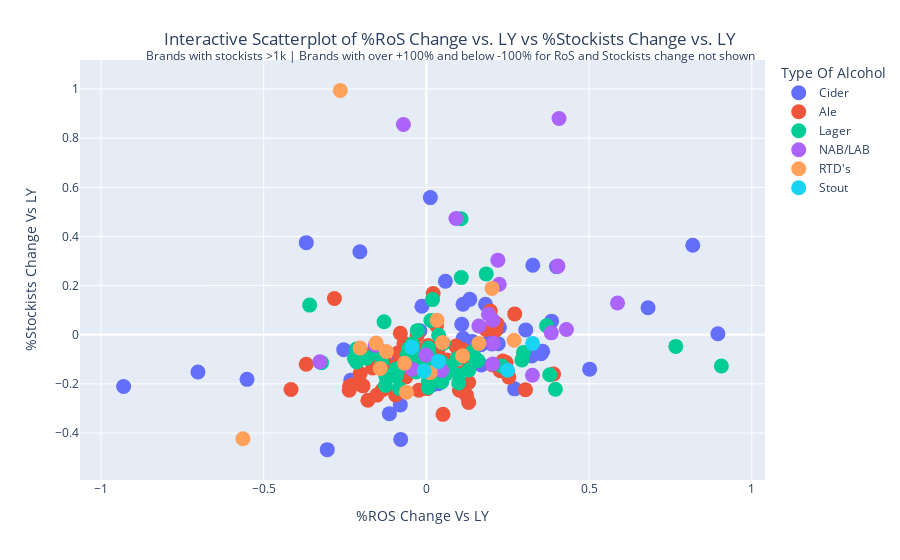

Notebook cell for this chart:
### Code cell
import plotly.express as px

# Create scatterplot with Plotly
fig = px.scatter(filtered_ros_stockists, x='%ROS Change Vs LY', y='%Stockists Change Vs LY', color='Type Of Alcohol', hover_data=['Brand', "Country"])

# Update the size of the markers
fig.update_traces(marker=dict(size=15))  # Set all markers to a size of 15

# Customize the layout
fig.update_layout(
        title={
        'text': "Interactive Scatterplot of %RoS Change vs. LY vs %Stockists Change vs. LY<br><sup>Brands with stockists >1k | Brands with over +100% and below -100% for RoS and Stockists change not shown</sup>",
        'y':0.92,
        'x':0.5,
        'xanchor': 'center',
        'yanchor': 'top'
    },
    xaxis_title='%ROS Change Vs LY',
    yaxis_title='%Stockists Change Vs LY'
)

# Show the plot
fig.show()


# Save the plot as an HTML file
#fig.write_html("interactive_scatterplot.html")

### Figure 1 — Plotly figure (JSON) as saved in the notebook; plotly's stock layout.template omitted (floating-point values rounded to 4 significant figures; data arrays with more than 128 entries replaced by an {"elided": "..."} marker saying what was removed)
{"data": [{"customdata": [["Old Mout Cider Pineapple & Raspberry", "ENGLAND & WALES"], ["All Other Brewers", "ENGLAND & WALES"], ["Old Mout Cider Berries & Cherries Alcohol Free", "ENGLAND & WALES"], ["Rekorderlig Passion Fruit", "ENGLAND & WALES"], ["Rekorderlig Mango and Raspberry", "ENGLAND & WALES"], ["Westons Stowford Press", "ENGLAND & WALES"], ["All Other Brewers", "ENGLAND & WALES"], ["Carling", "ENGLAND & WALES"], ["Kopparberg Strawberry And Lime Non-Alcoholic", "ENGLAND & WALES"], ["Rekorderlig Strawberry & Lime Low Alcohol", "ENGLAND & WALES"], ["Magners", "SCOTLAND"], ["All Other Thatchers", "ENGLAND & WALES"], ["Thatchers Haze", "ENGLAND & WALES"], ["Kopparberg", "SCOTLAND"], ["Strongbow", "SCOTLAND"], ["All Other Thatchers", "ENGLAND & WALES"], ["Thatchers Haze", "ENGLAND & WALES"], ["Strongbow Dark Fruit", "SCOTLAND"], ["Magners Dark Fruit", "ENGLAND & WALES"], ["Orchard Pig Reveller", "ENGLAND & WALES"], ["Somersby Cider", "ENGLAND & WALES"], ["Rekorderlig Pear", "ENGLAND & WALES"], ["All Other Kopparberg Cider of Sweden Ltd", "ENGLAND & WALES"], ["Westons Old Rosie", "ENGLAND & WALES"], ["Orchard Thieves Apple Cider", "ENGLAND & WALES"], ["Kopparberg Passionfruit", "ENGLAND & WALES"], ["Rekorderlig Apple Cider", "ENGLAND & WALES"], ["Bulmers Orchard Pioneers Green Apple Cider", "ENGLAND & WALES"], ["Cornish Orchards Cornish Gold Cider", "ENGLAND & WALES"], ["Thatchers Dry", "ENGLAND & WALES"], ["Thatchers Katy", "ENGLAND & WALES"], ["Healeys Cornish Rattler Original", "ENGLAND & WALES"], ["Thatchers Rose", "ENGLAND & WALES"], ["All Other Molson Coors", "ENGLAND & WALES"], ["Rekorderlig Strawberry & Lime", "SCOTLAND"], ["Thatchers Traditional", "ENGLAND & WALES"], ["All Other Brewers", "ENGLAND & WALES"], ["Kopparberg Strawberry And Lime Non-Alcoholic", "SCOTLAND"], ["Old Mout Cider Passionfruit & Apple", "ENGLAND & WALES"], ["Kingstone Press", "ENGLAND & WALES"], ["All Other Westons", "ENGLAND & WALES"], ["Magners Dark Fruit", "SCOTLAND"], ["Symonds Founders Reserve", "ENGLAND & WALES"], ["All Other Westons", "ENGLAND & WALES"], ["Westons Rosies Pig Cloudy Cider", "ENGLAND & WALES"], ["Brothers", "ENGLAND & WALES"], ["Carling British Cider", "ENGLAND & WALES"], ["Rekorderlig Wild Berries", "SCOTLAND"], ["Any Other Draught Cider", "ENGLAND & WALES"], ["Old Mout Cider Berries & Cherries", "SCOTLAND"], ["Bulmers", "SCOTLAND"], ["All Other Carlsberg UK", "ENGLAND & WALES"], ["All Other Westons", "ENGLAND & WALES"], ["Kopparberg Strawberry And Lime", "ENGLAND & WALES"], ["Rekorderlig Spiced Plum", "ENGLAND & WALES"], ["Aspall Harry Sparrow Cyder", "ENGLAND & WALES"], ["Woodpecker", "ENGLAND & WALES"], ["All Other C & C Group", "ENGLAND & WALES"], ["Old Mout Cider Kiwi & Lime", "SCOTLAND"], ["Kingstone Press Wild Berry", "ENGLAND & WALES"], ["Old Mout Cider Pineapple & Raspberry", "SCOTLAND"], ["All Other Brewers", "SCOTLAND"], ["All Other Brothers Drink Company", "ENGLAND & WALES"]], "hovertemplate": "Type Of Alcohol=Cider<br>%ROS Change Vs LY=%{x}<br>%Stockists Change Vs LY=%{y}<br>Brand=%{customdata[0]}<br>Country=%{customdata[1]}<extra></extra>", "legendgroup": "Cider", "marker": {"color": "#636efa", "size": 15, "symbol": "circle"}, "mode": "markers", "name": "Cider", "orientation": "v", "showlegend": true, "type": "scatter", "x": [0.02265, -0.06195, 0.327, -0.06717, 0.03795, 0.002266, -0.08739, 0.1206, 0.1335, 0.3999, 0.1004, -0.3692, 0.03785, -0.01984, -0.07125, 0.01217, 0.2207, -0.03019, 0.03534, -0.08439, 0.1087, 0.06694, -0.2044, 0.169, -0.06147, -0.2324, 0.03629, 0.3848, 0.04044, 0.1128, -0.007156, 0.003997, 0.3526, 0.1124, 0.1954, 0.8186, -0.08049, 0.2244, 0.8959, -0.702, 0.2712, -0.2541, -0.9305, 0.6812, 0.3239, -0.3047, -0.02241, 0.168, 0.2017, 0.3054, -0.1619, 0.3574, -0.0789, 0.04203, 0.5017, 0.01738, -0.1136, -0.08013, -0.01378, -0.5512, 0.1816, 0.141, 0.05851], "xaxis": "x", "y": [0.05461, -0.111, 0.2829, -0.07134, -0.1205, -0.06032, -0.1104, -0.1654, 0.1441, 0.2774, -0.04918, 0.3748, -0.04199, 0.01615, -0.08553, 0.5582, -0.03683, -0.1107, -0.1989, -0.1101, 0.04298, -0.1432, 0.3381, -0.1228, -0.0601, -0.1847, -0.1825, 0.05538, -0.1966, -0.01395, -0.1096, -0.08711, -0.07727, 0.124, -0.02391, 0.3641, -0.08752, 0.03079, 0.004048, -0.1517, -0.2202, -0.06066, -0.2107, 0.1101, -0.08673, -0.4675, -0.1406, -0.04092, -0.03712, 0.01983, -0.06598, -0.06699, -0.4259, -0.1425, -0.1399, -0.2038, -0.3211, -0.2854, 0.1163, -0.1815, 0.1243, -0.02707, 0.2177], "yaxis": "y"}, {"customdata": {"elided": "73x2 str values"}, "hovertemplate": "Type Of Alcohol=Ale<br>%ROS Change Vs LY=%{x}<br>%Stockists Change Vs LY=%{y}<br>Brand=%{customdata[0]}<br>Country=%{customdata[1]}<extra></extra>", "legendgroup": "Ale", "marker": {"color": "#EF553B", "size": 15, "symbol": "circle"}, "mode": "markers", "name": "Ale", "orientation": "v", "showlegend": true, "type": "scatter", "x": [0.01759, -0.1253, 0.005165, 0.01602, -0.0161, -0.1106, 0.04871, -0.2826, -0.1772, 0.09946, 0.005879, -0.0801, -0.06408, 0.002402, -0.02862, 0.01502, -0.04497, 0.1965, 0.03511, 0.1117, 0.2127, 0.04252, -0.08658, -0.06317, 0.0552, -0.135, 0.02081, 0.1082, 0.06264, -0.2034, 0.04268, 0.2037, -0.07128, -0.4161, -0.03745, -0.0924, -0.02305, -0.09472, -0.1512, 0.2348, 0.03115, 0.1827, 0.2269, 0.2448, -0.3693, 0.04691, 0.3909, 0.1016, -0.1798, -0.1947, -0.06878, 0.2714, -0.06295, -0.2362, -0.1651, 0.3046, 0.109, 0.2168, 0.1298, -0.2371, 0.1299, 0.03048, -0.1717, 0.1058, 0.004006, 0.09086, 0.05104, 0.1231, 0.02619, -0.2273, 0.2534, 0.1313, -0.1521], "xaxis": "x", "y": [-0.06187, -0.113, -0.0438, -0.07747, -0.06353, -0.1447, -0.1477, 0.1476, -0.08144, -0.07179, -0.06579, 0.005963, -0.101, -0.2191, -0.004299, -0.08447, -0.1042, 0.09691, -0.06479, -0.06132, 0.01886, -0.1349, -0.07312, -0.1714, -0.143, -0.224, 0.1675, -0.1623, -0.1026, -0.158, -0.1018, -0.123, -0.1361, -0.2229, -0.0492, -0.1267, -0.226, -0.2454, -0.05295, -0.107, 0.03724, 0.02169, -0.1463, -0.1131, -0.1201, -0.1608, -0.1596, -0.2254, -0.2662, -0.2079, -0.03487, 0.08483, -0.1484, -0.2096, -0.1348, -0.2235, -0.1554, 0.0448, -0.1943, -0.2258, -0.2759, -0.1829, -0.08096, -0.2001, -0.114, -0.04616, -0.3238, -0.2458, -0.1169, -0.2044, -0.1724, -0.1236, -0.2456], "yaxis": "y"}, {"customdata": [["All Other Brewers", "ENGLAND & WALES"], ["Peroni Nastro Azzurro Gluten Free", "ENGLAND & WALES"], ["Holsten Pils", "ENGLAND & WALES"], ["Becks 4%", "ENGLAND & WALES"], ["Staropramen", "ENGLAND & WALES"], ["Blue Moon", "ENGLAND & WALES"], ["Camden Hells Lager", "ENGLAND & WALES"], ["Corona Extra", "SCOTLAND"], ["Budweiser", "SCOTLAND"], ["Peroni Nastro Azzurro", "SCOTLAND"], ["Cobra", "ENGLAND & WALES"], ["Estrella Daura", "ENGLAND & WALES"], ["Brooklyn Lager", "ENGLAND & WALES"], ["Leffe Blonde", "ENGLAND & WALES"], ["Bud Light", "ENGLAND & WALES"], ["Red Stripe", "ENGLAND & WALES"], ["Carlsberg Export", "ENGLAND & WALES"], ["Pravha", "ENGLAND & WALES"], ["Tiger", "ENGLAND & WALES"], ["Estrella Galicia", "ENGLAND & WALES"], ["Bud Budvar", "ENGLAND & WALES"], ["Birra Poretti", "ENGLAND & WALES"], ["Birra Moretti", "SCOTLAND"], ["All Other Heineken UK", "ENGLAND & WALES"], ["Kingfisher", "ENGLAND & WALES"], ["Miller Genuine Draft", "SCOTLAND"], ["Stella Artois", "SCOTLAND"], ["Modelo Especial", "ENGLAND & WALES"], ["Becks", "SCOTLAND"], ["All Other Brewers", "ENGLAND & WALES"], ["Singha", "ENGLAND & WALES"], ["Desperados", "SCOTLAND"], ["Coors Light 4.0%", "SCOTLAND"], ["All Other Heineken UK", "ENGLAND & WALES"], ["All Other Carlsberg UK", "ENGLAND & WALES"], ["Tsingtao", "ENGLAND & WALES"], ["Jubel Alpine Beer Cut With Peach", "ENGLAND & WALES"], ["All Other Budweiser Brewing Group UK&I", "ENGLAND & WALES"], ["Carling", "SCOTLAND"], ["Heineken", "SCOTLAND"], ["Sharps Offshore Pilsner", "ENGLAND & WALES"], ["Peroni Gran Riserva", "ENGLAND & WALES"], ["Peroni Red", "ENGLAND & WALES"], ["Any Other Draught Lager <4.1%", "ENGLAND & WALES"], ["Mahou 5 Estrellas", "ENGLAND & WALES"], ["All Other Brewers", "SCOTLAND"], ["Sol", "SCOTLAND"], ["Menabrea Blonde", "ENGLAND & WALES"], ["Tyskie", "ENGLAND & WALES"], ["Heverlee Belgian Lager", "SCOTLAND"], ["Efes Pils", "ENGLAND & WALES"], ["Peroni Nastro Azzurro Gluten Free", "SCOTLAND"], ["Menabrea Blonde", "SCOTLAND"], ["Pacifico Clara", "ENGLAND & WALES"], ["Innis & Gunn Lager", "SCOTLAND"], ["Amigos Beer", "ENGLAND & WALES"], ["Chapel Down Curious Brew", "ENGLAND & WALES"], ["All Other Greene King", "ENGLAND & WALES"], ["Maltsmiths Bavarian Style Pils", "ENGLAND & WALES"], ["Estrella Damm", "SCOTLAND"], ["Skinny Lager", "ENGLAND & WALES"], ["San Miguel Gluten Free", "ENGLAND & WALES"]], "hovertemplate": "Type Of Alcohol=Lager<br>%ROS Change Vs LY=%{x}<br>%Stockists Change Vs LY=%{y}<br>Brand=%{customdata[0]}<br>Country=%{customdata[1]}<extra></extra>", "legendgroup": "Lager", "marker": {"color": "#00cc96", "size": 15, "symbol": "circle"}, "mode": "markers", "name": "Lager", "orientation": "v", "showlegend": true, "type": "scatter", "x": [-0.09311, 0.006845, 0.2315, -0.156, 0.05394, 0.05898, 0.1585, 0.1416, -0.03025, -0.0009028, 0.1303, 0.01378, -0.1259, 0.04415, -0.08855, -0.01327, -0.2147, 0.05217, 0.02586, 0.03756, 0.005758, 0.1071, 0.01887, -0.3588, -0.03155, -0.006148, 0.1014, -0.03552, 0.0951, -0.2143, 0.06067, 0.01224, 0.07456, -0.05808, 0.3693, -0.09287, 0.1064, 0.9065, -0.05441, -0.04315, -0.1247, -0.3224, -0.1372, -0.1301, 0.7665, 0.09925, -0.0278, 0.3792, 0.00599, 0.149, 0.3965, -0.03507, 0.2935, -0.09394, -0.001806, -0.1844, 0.04704, 0.1839, 0.2983, -0.2214, -0.08307, 0.06073], "xaxis": "x", "y": [-0.1689, -0.05389, -0.1267, -0.07211, -0.1376, -0.1522, -0.1048, -0.06895, -0.1074, -0.1072, -0.1435, 0.05807, -0.2058, -0.1105, -0.1463, -0.0983, -0.05825, -0.03459, -0.1842, -0.001812, -0.2147, 0.2329, 0.1431, 0.1207, -0.1518, -0.1308, -0.1649, -0.07799, -0.09661, -0.1111, -0.1306, -0.09173, -0.128, -0.07839, 0.03676, -0.1394, 0.4718, -0.127, -0.0562, -0.03771, -0.1692, -0.1136, -0.1109, 0.05322, -0.04732, -0.1962, 0.01671, -0.1629, -0.1907, -0.09344, -0.222, -0.1213, -0.1026, -0.1457, -0.1503, -0.09576, -0.1925, 0.2476, -0.07188, -0.09595, -0.2187, -0.1597], "yaxis": "y"}, {"customdata": [["All Other Asahi UK", "ENGLAND & WALES"], ["San Miguel", "ENGLAND & WALES"], ["Erdinger Alcoholfrei", "ENGLAND & WALES"], ["Adnams Ghost Ship Alcohol Free", "ENGLAND & WALES"], ["All Other Brewers", "ENGLAND & WALES"], ["Brewdog Punk AF", "ENGLAND & WALES"], ["Becks LA", "SCOTLAND"], ["Heineken 0.0", "SCOTLAND"], ["Old Speckled Hen Low Alcohol", "ENGLAND & WALES"], ["Lucky Saint Unfiltered Alcohol Free Lager", "ENGLAND & WALES"], ["Brewdog Nanny State", "ENGLAND & WALES"], ["Brooklyn Special Effects", "ENGLAND & WALES"], ["Birra Moretti", "ENGLAND & WALES"], ["All Other Budweiser Brewing Group UK&I", "ENGLAND & WALES"], ["Estrella Galicia Alcohol Free", "ENGLAND & WALES"], ["All Other Marstons", "ENGLAND & WALES"], ["Cobra Zero 0.0%", "ENGLAND & WALES"], ["Erdinger Alcoholfrei", "SCOTLAND"], ["Carlsberg 0.0", "ENGLAND & WALES"], ["All Other SA Damm", "ENGLAND & WALES"]], "hovertemplate": "Type Of Alcohol=NAB/LAB<br>%ROS Change Vs LY=%{x}<br>%Stockists Change Vs LY=%{y}<br>Brand=%{customdata[0]}<br>Country=%{customdata[1]}<extra></extra>", "legendgroup": "NAB/LAB", "marker": {"color": "#ab63fa", "size": 15, "symbol": "circle"}, "mode": "markers", "name": "NAB/LAB", "orientation": "v", "showlegend": true, "type": "scatter", "x": [0.4043, 0.2053, 0.2046, 0.4304, 0.2197, -0.1572, -0.001852, 0.1908, 0.3839, 0.09081, -0.04378, 0.04713, -0.07065, 0.4076, 0.5874, 0.2239, -0.3275, 0.1613, 0.3258, 0.2037], "xaxis": "x", "y": [0.2794, -0.03498, 0.05924, 0.02142, 0.3037, -0.04271, -0.08221, 0.08329, 0.007754, 0.4732, -0.1399, -0.1453, 0.8556, 0.8798, 0.1294, 0.2054, -0.1102, 0.03542, -0.1648, -0.1191], "yaxis": "y"}, {"customdata": [["VK", "ENGLAND & WALES"], ["WKD Iron Brew", "ENGLAND & WALES"], ["Hooch", "ENGLAND & WALES"], ["WKD Pink Gin", "ENGLAND & WALES"], ["WKD Blue", "SCOTLAND"], ["All Other Suppliers", "ENGLAND & WALES"], ["Smirnoff Ice Red", "SCOTLAND"], ["All Other Brewers", "ENGLAND & WALES"], ["All Other Diageo GB", "ENGLAND & WALES"], ["WKD Berry", "ENGLAND & WALES"], ["All Other Beverage Brands", "ENGLAND & WALES"], ["Crabbies", "SCOTLAND"], ["All Other Bacardi Martini Ltd", "ENGLAND & WALES"], ["Tails Pornstar Martini", "ENGLAND & WALES"], ["VK", "SCOTLAND"]], "hovertemplate": "Type Of Alcohol=RTD's<br>%ROS Change Vs LY=%{x}<br>%Stockists Change Vs LY=%{y}<br>Brand=%{customdata[0]}<br>Country=%{customdata[1]}<extra></extra>", "legendgroup": "RTD's", "marker": {"color": "#FFA15A", "size": 15, "symbol": "circle"}, "mode": "markers", "name": "RTD's", "orientation": "v", "showlegend": true, "type": "scatter", "x": [-0.1544, 0.1112, -0.06731, 0.01155, -0.1232, 0.2694, 0.04934, -0.2647, -0.1416, 0.2016, -0.2036, 0.03282, -0.06148, -0.5639, 0.1613], "xaxis": "x", "y": [-0.03328, -0.08527, -0.1162, -0.1547, -0.06828, -0.02246, -0.03178, 0.9946, -0.1368, 0.1886, -0.05436, 0.05948, -0.2337, -0.4234, -0.03522], "yaxis": "y"}, {"customdata": [["Guinness Surger", "ENGLAND & WALES"], ["Guinness Original", "ENGLAND & WALES"], ["Guinness", "SCOTLAND"], ["All Other Brewers", "ENGLAND & WALES"], ["Guinness Surger", "SCOTLAND"]], "hovertemplate": "Type Of Alcohol=Stout<br>%ROS Change Vs LY=%{x}<br>%Stockists Change Vs LY=%{y}<br>Brand=%{customdata[0]}<br>Country=%{customdata[1]}<extra></extra>", "legendgroup": "Stout", "marker": {"color": "#19d3f3", "size": 15, "symbol": "circle"}, "mode": "markers", "name": "Stout", "orientation": "v", "showlegend": true, "type": "scatter", "x": [-0.006913, -0.04464, 0.3263, 0.2496, 0.03673], "xaxis": "x", "y": [-0.1478, -0.05078, -0.03525, -0.1445, -0.1092], "yaxis": "y"}], "layout": {"legend": {"title": {"text": "Type Of Alcohol"}, "tracegroupgap": 0}, "margin": {"t": 60}, "title": {"text": "Interactive Scatterplot of %RoS Change vs. LY vs %Stockists Change vs. LY<br><sup>Brands with stockists >1k | Brands with over +100% and below -100% for RoS and Stockists change not shown</sup>", "x": 0.5, "xanchor": "center", "y": 0.92, "yanchor": "top"}, "xaxis": {"anchor": "y", "domain": [0, 1], "title": {"text": "%ROS Change Vs LY"}}, "yaxis": {"anchor": "x", "domain": [0, 1], "title": {"text": "%Stockists Change Vs LY"}}}}
